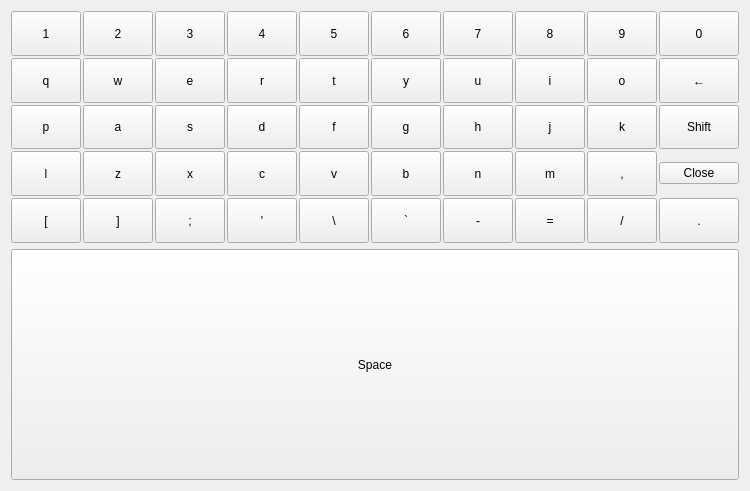
<?xml version="1.0" encoding="UTF-8"?>
<ui version="4.0">
 <class>QKeyBoard</class>
 <widget class="QWidget" name="QKeyBoard">
  <property name="geometry">
   <rect>
    <x>0</x>
    <y>0</y>
    <width>750</width>
    <height>491</height>
   </rect>
  </property>
  <property name="styleSheet">
   <string notr="true"/>
  </property>
  <layout class="QVBoxLayout" name="verticalLayout_2">
   <property name="spacing">
    <number>6</number>
   </property>
   <item>
    <widget class="QWidget" name="widgetMain" native="true">
     <property name="sizePolicy">
      <sizepolicy hsizetype="Preferred" vsizetype="Expanding">
       <horstretch>0</horstretch>
       <verstretch>0</verstretch>
      </sizepolicy>
     </property>
     <property name="styleSheet">
      <string notr="true"/>
     </property>
     <layout class="QGridLayout" name="gridLayout">
      <property name="leftMargin">
       <number>0</number>
      </property>
      <property name="topMargin">
       <number>0</number>
      </property>
      <property name="rightMargin">
       <number>0</number>
      </property>
      <property name="bottomMargin">
       <number>0</number>
      </property>
      <property name="spacing">
       <number>2</number>
      </property>
      <item row="7" column="10">
       <widget class="QPushButton" name="btnClose">
        <property name="focusPolicy">
         <enum>Qt::NoFocus</enum>
        </property>
        <property name="styleSheet">
         <string notr="true"/>
        </property>
        <property name="text">
         <string>Close</string>
        </property>
       </widget>
      </item>
      <item row="7" column="7">
       <widget class="QPushButton" name="btnm">
        <property name="sizePolicy">
         <sizepolicy hsizetype="Ignored" vsizetype="Expanding">
          <horstretch>0</horstretch>
          <verstretch>0</verstretch>
         </sizepolicy>
        </property>
        <property name="focusPolicy">
         <enum>Qt::NoFocus</enum>
        </property>
        <property name="text">
         <string>m</string>
        </property>
       </widget>
      </item>
      <item row="3" column="8">
       <widget class="QPushButton" name="btno">
        <property name="sizePolicy">
         <sizepolicy hsizetype="Ignored" vsizetype="Expanding">
          <horstretch>0</horstretch>
          <verstretch>0</verstretch>
         </sizepolicy>
        </property>
        <property name="focusPolicy">
         <enum>Qt::NoFocus</enum>
        </property>
        <property name="text">
         <string>o</string>
        </property>
       </widget>
      </item>
      <item row="8" column="8">
       <widget class="QPushButton" name="btnSlash">
        <property name="sizePolicy">
         <sizepolicy hsizetype="Ignored" vsizetype="Expanding">
          <horstretch>0</horstretch>
          <verstretch>0</verstretch>
         </sizepolicy>
        </property>
        <property name="focusPolicy">
         <enum>Qt::NoFocus</enum>
        </property>
        <property name="text">
         <string>/</string>
        </property>
       </widget>
      </item>
      <item row="4" column="7">
       <widget class="QPushButton" name="btnj">
        <property name="sizePolicy">
         <sizepolicy hsizetype="Ignored" vsizetype="Expanding">
          <horstretch>0</horstretch>
          <verstretch>0</verstretch>
         </sizepolicy>
        </property>
        <property name="focusPolicy">
         <enum>Qt::NoFocus</enum>
        </property>
        <property name="text">
         <string>j</string>
        </property>
       </widget>
      </item>
      <item row="8" column="6">
       <widget class="QPushButton" name="btnDash">
        <property name="sizePolicy">
         <sizepolicy hsizetype="Ignored" vsizetype="Expanding">
          <horstretch>0</horstretch>
          <verstretch>0</verstretch>
         </sizepolicy>
        </property>
        <property name="focusPolicy">
         <enum>Qt::NoFocus</enum>
        </property>
        <property name="text">
         <string>-</string>
        </property>
       </widget>
      </item>
      <item row="4" column="10">
       <widget class="QPushButton" name="btnShift">
        <property name="sizePolicy">
         <sizepolicy hsizetype="Ignored" vsizetype="Expanding">
          <horstretch>0</horstretch>
          <verstretch>0</verstretch>
         </sizepolicy>
        </property>
        <property name="focusPolicy">
         <enum>Qt::NoFocus</enum>
        </property>
        <property name="text">
         <string>Shift</string>
        </property>
       </widget>
      </item>
      <item row="4" column="2">
       <widget class="QPushButton" name="btns">
        <property name="sizePolicy">
         <sizepolicy hsizetype="Ignored" vsizetype="Expanding">
          <horstretch>0</horstretch>
          <verstretch>0</verstretch>
         </sizepolicy>
        </property>
        <property name="focusPolicy">
         <enum>Qt::NoFocus</enum>
        </property>
        <property name="text">
         <string>s</string>
        </property>
       </widget>
      </item>
      <item row="3" column="4">
       <widget class="QPushButton" name="btnt">
        <property name="sizePolicy">
         <sizepolicy hsizetype="Ignored" vsizetype="Expanding">
          <horstretch>0</horstretch>
          <verstretch>0</verstretch>
         </sizepolicy>
        </property>
        <property name="focusPolicy">
         <enum>Qt::NoFocus</enum>
        </property>
        <property name="text">
         <string>t</string>
        </property>
       </widget>
      </item>
      <item row="0" column="5">
       <widget class="QPushButton" name="btn6">
        <property name="sizePolicy">
         <sizepolicy hsizetype="Ignored" vsizetype="Expanding">
          <horstretch>0</horstretch>
          <verstretch>0</verstretch>
         </sizepolicy>
        </property>
        <property name="focusPolicy">
         <enum>Qt::NoFocus</enum>
        </property>
        <property name="text">
         <string>6</string>
        </property>
       </widget>
      </item>
      <item row="8" column="4">
       <widget class="QPushButton" name="btnBackslash">
        <property name="sizePolicy">
         <sizepolicy hsizetype="Ignored" vsizetype="Expanding">
          <horstretch>0</horstretch>
          <verstretch>0</verstretch>
         </sizepolicy>
        </property>
        <property name="focusPolicy">
         <enum>Qt::NoFocus</enum>
        </property>
        <property name="text">
         <string>\</string>
        </property>
       </widget>
      </item>
      <item row="3" column="10">
       <widget class="QPushButton" name="btnBackspace">
        <property name="sizePolicy">
         <sizepolicy hsizetype="Ignored" vsizetype="Expanding">
          <horstretch>0</horstretch>
          <verstretch>0</verstretch>
         </sizepolicy>
        </property>
        <property name="focusPolicy">
         <enum>Qt::NoFocus</enum>
        </property>
        <property name="text">
         <string>←</string>
        </property>
       </widget>
      </item>
      <item row="7" column="2">
       <widget class="QPushButton" name="btnx">
        <property name="sizePolicy">
         <sizepolicy hsizetype="Ignored" vsizetype="Expanding">
          <horstretch>0</horstretch>
          <verstretch>0</verstretch>
         </sizepolicy>
        </property>
        <property name="focusPolicy">
         <enum>Qt::NoFocus</enum>
        </property>
        <property name="text">
         <string>x</string>
        </property>
       </widget>
      </item>
      <item row="7" column="6">
       <widget class="QPushButton" name="btnn">
        <property name="sizePolicy">
         <sizepolicy hsizetype="Ignored" vsizetype="Expanding">
          <horstretch>0</horstretch>
          <verstretch>0</verstretch>
         </sizepolicy>
        </property>
        <property name="focusPolicy">
         <enum>Qt::NoFocus</enum>
        </property>
        <property name="text">
         <string>n</string>
        </property>
       </widget>
      </item>
      <item row="8" column="7">
       <widget class="QPushButton" name="btnEquals">
        <property name="sizePolicy">
         <sizepolicy hsizetype="Ignored" vsizetype="Expanding">
          <horstretch>0</horstretch>
          <verstretch>0</verstretch>
         </sizepolicy>
        </property>
        <property name="focusPolicy">
         <enum>Qt::NoFocus</enum>
        </property>
        <property name="text">
         <string>=</string>
        </property>
       </widget>
      </item>
      <item row="3" column="5">
       <widget class="QPushButton" name="btny">
        <property name="sizePolicy">
         <sizepolicy hsizetype="Ignored" vsizetype="Expanding">
          <horstretch>0</horstretch>
          <verstretch>0</verstretch>
         </sizepolicy>
        </property>
        <property name="focusPolicy">
         <enum>Qt::NoFocus</enum>
        </property>
        <property name="text">
         <string>y</string>
        </property>
       </widget>
      </item>
      <item row="8" column="2">
       <widget class="QPushButton" name="btnSemicolon">
        <property name="sizePolicy">
         <sizepolicy hsizetype="Ignored" vsizetype="Expanding">
          <horstretch>0</horstretch>
          <verstretch>0</verstretch>
         </sizepolicy>
        </property>
        <property name="focusPolicy">
         <enum>Qt::NoFocus</enum>
        </property>
        <property name="text">
         <string>;</string>
        </property>
       </widget>
      </item>
      <item row="7" column="0">
       <widget class="QPushButton" name="btnl">
        <property name="sizePolicy">
         <sizepolicy hsizetype="Ignored" vsizetype="Expanding">
          <horstretch>0</horstretch>
          <verstretch>0</verstretch>
         </sizepolicy>
        </property>
        <property name="focusPolicy">
         <enum>Qt::NoFocus</enum>
        </property>
        <property name="text">
         <string>l</string>
        </property>
       </widget>
      </item>
      <item row="4" column="1">
       <widget class="QPushButton" name="btna">
        <property name="sizePolicy">
         <sizepolicy hsizetype="Ignored" vsizetype="Expanding">
          <horstretch>0</horstretch>
          <verstretch>0</verstretch>
         </sizepolicy>
        </property>
        <property name="focusPolicy">
         <enum>Qt::NoFocus</enum>
        </property>
        <property name="text">
         <string>a</string>
        </property>
       </widget>
      </item>
      <item row="3" column="6">
       <widget class="QPushButton" name="btnu">
        <property name="sizePolicy">
         <sizepolicy hsizetype="Ignored" vsizetype="Expanding">
          <horstretch>0</horstretch>
          <verstretch>0</verstretch>
         </sizepolicy>
        </property>
        <property name="focusPolicy">
         <enum>Qt::NoFocus</enum>
        </property>
        <property name="text">
         <string>u</string>
        </property>
       </widget>
      </item>
      <item row="0" column="8">
       <widget class="QPushButton" name="btn9">
        <property name="sizePolicy">
         <sizepolicy hsizetype="Ignored" vsizetype="Expanding">
          <horstretch>0</horstretch>
          <verstretch>0</verstretch>
         </sizepolicy>
        </property>
        <property name="focusPolicy">
         <enum>Qt::NoFocus</enum>
        </property>
        <property name="text">
         <string>9</string>
        </property>
       </widget>
      </item>
      <item row="3" column="1">
       <widget class="QPushButton" name="btnw">
        <property name="sizePolicy">
         <sizepolicy hsizetype="Ignored" vsizetype="Expanding">
          <horstretch>0</horstretch>
          <verstretch>0</verstretch>
         </sizepolicy>
        </property>
        <property name="focusPolicy">
         <enum>Qt::NoFocus</enum>
        </property>
        <property name="text">
         <string>w</string>
        </property>
       </widget>
      </item>
      <item row="3" column="3">
       <widget class="QPushButton" name="btnr">
        <property name="sizePolicy">
         <sizepolicy hsizetype="Ignored" vsizetype="Expanding">
          <horstretch>0</horstretch>
          <verstretch>0</verstretch>
         </sizepolicy>
        </property>
        <property name="focusPolicy">
         <enum>Qt::NoFocus</enum>
        </property>
        <property name="text">
         <string>r</string>
        </property>
       </widget>
      </item>
      <item row="3" column="2">
       <widget class="QPushButton" name="btne">
        <property name="sizePolicy">
         <sizepolicy hsizetype="Ignored" vsizetype="Expanding">
          <horstretch>0</horstretch>
          <verstretch>0</verstretch>
         </sizepolicy>
        </property>
        <property name="focusPolicy">
         <enum>Qt::NoFocus</enum>
        </property>
        <property name="text">
         <string>e</string>
        </property>
       </widget>
      </item>
      <item row="3" column="0">
       <widget class="QPushButton" name="btnq">
        <property name="sizePolicy">
         <sizepolicy hsizetype="Ignored" vsizetype="Expanding">
          <horstretch>0</horstretch>
          <verstretch>0</verstretch>
         </sizepolicy>
        </property>
        <property name="focusPolicy">
         <enum>Qt::NoFocus</enum>
        </property>
        <property name="text">
         <string>q</string>
        </property>
       </widget>
      </item>
      <item row="3" column="7">
       <widget class="QPushButton" name="btni">
        <property name="sizePolicy">
         <sizepolicy hsizetype="Ignored" vsizetype="Expanding">
          <horstretch>0</horstretch>
          <verstretch>0</verstretch>
         </sizepolicy>
        </property>
        <property name="focusPolicy">
         <enum>Qt::NoFocus</enum>
        </property>
        <property name="text">
         <string>i</string>
        </property>
       </widget>
      </item>
      <item row="7" column="5">
       <widget class="QPushButton" name="btnb">
        <property name="sizePolicy">
         <sizepolicy hsizetype="Ignored" vsizetype="Expanding">
          <horstretch>0</horstretch>
          <verstretch>0</verstretch>
         </sizepolicy>
        </property>
        <property name="focusPolicy">
         <enum>Qt::NoFocus</enum>
        </property>
        <property name="text">
         <string>b</string>
        </property>
       </widget>
      </item>
      <item row="0" column="1">
       <widget class="QPushButton" name="btn2">
        <property name="sizePolicy">
         <sizepolicy hsizetype="Ignored" vsizetype="Expanding">
          <horstretch>0</horstretch>
          <verstretch>0</verstretch>
         </sizepolicy>
        </property>
        <property name="focusPolicy">
         <enum>Qt::NoFocus</enum>
        </property>
        <property name="text">
         <string>2</string>
        </property>
       </widget>
      </item>
      <item row="0" column="0">
       <widget class="QPushButton" name="btn1">
        <property name="sizePolicy">
         <sizepolicy hsizetype="Ignored" vsizetype="Expanding">
          <horstretch>0</horstretch>
          <verstretch>0</verstretch>
         </sizepolicy>
        </property>
        <property name="focusPolicy">
         <enum>Qt::NoFocus</enum>
        </property>
        <property name="text">
         <string>1</string>
        </property>
       </widget>
      </item>
      <item row="7" column="3">
       <widget class="QPushButton" name="btnc">
        <property name="sizePolicy">
         <sizepolicy hsizetype="Ignored" vsizetype="Expanding">
          <horstretch>0</horstretch>
          <verstretch>0</verstretch>
         </sizepolicy>
        </property>
        <property name="focusPolicy">
         <enum>Qt::NoFocus</enum>
        </property>
        <property name="text">
         <string>c</string>
        </property>
       </widget>
      </item>
      <item row="4" column="3">
       <widget class="QPushButton" name="btnd">
        <property name="sizePolicy">
         <sizepolicy hsizetype="Ignored" vsizetype="Expanding">
          <horstretch>0</horstretch>
          <verstretch>0</verstretch>
         </sizepolicy>
        </property>
        <property name="focusPolicy">
         <enum>Qt::NoFocus</enum>
        </property>
        <property name="text">
         <string>d</string>
        </property>
       </widget>
      </item>
      <item row="4" column="5">
       <widget class="QPushButton" name="btng">
        <property name="sizePolicy">
         <sizepolicy hsizetype="Ignored" vsizetype="Expanding">
          <horstretch>0</horstretch>
          <verstretch>0</verstretch>
         </sizepolicy>
        </property>
        <property name="focusPolicy">
         <enum>Qt::NoFocus</enum>
        </property>
        <property name="text">
         <string>g</string>
        </property>
       </widget>
      </item>
      <item row="0" column="6">
       <widget class="QPushButton" name="btn7">
        <property name="sizePolicy">
         <sizepolicy hsizetype="Ignored" vsizetype="Expanding">
          <horstretch>0</horstretch>
          <verstretch>0</verstretch>
         </sizepolicy>
        </property>
        <property name="focusPolicy">
         <enum>Qt::NoFocus</enum>
        </property>
        <property name="text">
         <string>7</string>
        </property>
       </widget>
      </item>
      <item row="4" column="8">
       <widget class="QPushButton" name="btnk">
        <property name="sizePolicy">
         <sizepolicy hsizetype="Ignored" vsizetype="Expanding">
          <horstretch>0</horstretch>
          <verstretch>0</verstretch>
         </sizepolicy>
        </property>
        <property name="focusPolicy">
         <enum>Qt::NoFocus</enum>
        </property>
        <property name="text">
         <string>k</string>
        </property>
       </widget>
      </item>
      <item row="4" column="6">
       <widget class="QPushButton" name="btnh">
        <property name="sizePolicy">
         <sizepolicy hsizetype="Ignored" vsizetype="Expanding">
          <horstretch>0</horstretch>
          <verstretch>0</verstretch>
         </sizepolicy>
        </property>
        <property name="focusPolicy">
         <enum>Qt::NoFocus</enum>
        </property>
        <property name="text">
         <string>h</string>
        </property>
       </widget>
      </item>
      <item row="7" column="1">
       <widget class="QPushButton" name="btnz">
        <property name="sizePolicy">
         <sizepolicy hsizetype="Ignored" vsizetype="Expanding">
          <horstretch>0</horstretch>
          <verstretch>0</verstretch>
         </sizepolicy>
        </property>
        <property name="focusPolicy">
         <enum>Qt::NoFocus</enum>
        </property>
        <property name="text">
         <string>z</string>
        </property>
       </widget>
      </item>
      <item row="0" column="2">
       <widget class="QPushButton" name="btn3">
        <property name="sizePolicy">
         <sizepolicy hsizetype="Ignored" vsizetype="Expanding">
          <horstretch>0</horstretch>
          <verstretch>0</verstretch>
         </sizepolicy>
        </property>
        <property name="focusPolicy">
         <enum>Qt::NoFocus</enum>
        </property>
        <property name="text">
         <string>3</string>
        </property>
       </widget>
      </item>
      <item row="4" column="4">
       <widget class="QPushButton" name="btnf">
        <property name="sizePolicy">
         <sizepolicy hsizetype="Ignored" vsizetype="Expanding">
          <horstretch>0</horstretch>
          <verstretch>0</verstretch>
         </sizepolicy>
        </property>
        <property name="focusPolicy">
         <enum>Qt::NoFocus</enum>
        </property>
        <property name="text">
         <string>f</string>
        </property>
       </widget>
      </item>
      <item row="0" column="7">
       <widget class="QPushButton" name="btn8">
        <property name="sizePolicy">
         <sizepolicy hsizetype="Ignored" vsizetype="Expanding">
          <horstretch>0</horstretch>
          <verstretch>0</verstretch>
         </sizepolicy>
        </property>
        <property name="focusPolicy">
         <enum>Qt::NoFocus</enum>
        </property>
        <property name="text">
         <string>8</string>
        </property>
       </widget>
      </item>
      <item row="0" column="4">
       <widget class="QPushButton" name="btn5">
        <property name="sizePolicy">
         <sizepolicy hsizetype="Ignored" vsizetype="Expanding">
          <horstretch>0</horstretch>
          <verstretch>0</verstretch>
         </sizepolicy>
        </property>
        <property name="focusPolicy">
         <enum>Qt::NoFocus</enum>
        </property>
        <property name="text">
         <string>5</string>
        </property>
       </widget>
      </item>
      <item row="8" column="3">
       <widget class="QPushButton" name="btnApostrophe">
        <property name="sizePolicy">
         <sizepolicy hsizetype="Ignored" vsizetype="Expanding">
          <horstretch>0</horstretch>
          <verstretch>0</verstretch>
         </sizepolicy>
        </property>
        <property name="focusPolicy">
         <enum>Qt::NoFocus</enum>
        </property>
        <property name="text">
         <string>'</string>
        </property>
       </widget>
      </item>
      <item row="4" column="0">
       <widget class="QPushButton" name="btnp">
        <property name="sizePolicy">
         <sizepolicy hsizetype="Ignored" vsizetype="Expanding">
          <horstretch>0</horstretch>
          <verstretch>0</verstretch>
         </sizepolicy>
        </property>
        <property name="focusPolicy">
         <enum>Qt::NoFocus</enum>
        </property>
        <property name="text">
         <string>p</string>
        </property>
       </widget>
      </item>
      <item row="0" column="3">
       <widget class="QPushButton" name="btn4">
        <property name="sizePolicy">
         <sizepolicy hsizetype="Ignored" vsizetype="Expanding">
          <horstretch>0</horstretch>
          <verstretch>0</verstretch>
         </sizepolicy>
        </property>
        <property name="focusPolicy">
         <enum>Qt::NoFocus</enum>
        </property>
        <property name="text">
         <string>4</string>
        </property>
       </widget>
      </item>
      <item row="7" column="4">
       <widget class="QPushButton" name="btnv">
        <property name="sizePolicy">
         <sizepolicy hsizetype="Ignored" vsizetype="Expanding">
          <horstretch>0</horstretch>
          <verstretch>0</verstretch>
         </sizepolicy>
        </property>
        <property name="focusPolicy">
         <enum>Qt::NoFocus</enum>
        </property>
        <property name="text">
         <string>v</string>
        </property>
       </widget>
      </item>
      <item row="0" column="10">
       <widget class="QPushButton" name="btn0">
        <property name="sizePolicy">
         <sizepolicy hsizetype="Ignored" vsizetype="Expanding">
          <horstretch>0</horstretch>
          <verstretch>0</verstretch>
         </sizepolicy>
        </property>
        <property name="focusPolicy">
         <enum>Qt::NoFocus</enum>
        </property>
        <property name="text">
         <string>0</string>
        </property>
       </widget>
      </item>
      <item row="7" column="8">
       <widget class="QPushButton" name="btnComma">
        <property name="sizePolicy">
         <sizepolicy hsizetype="Ignored" vsizetype="Expanding">
          <horstretch>0</horstretch>
          <verstretch>0</verstretch>
         </sizepolicy>
        </property>
        <property name="focusPolicy">
         <enum>Qt::NoFocus</enum>
        </property>
        <property name="text">
         <string>,</string>
        </property>
       </widget>
      </item>
      <item row="8" column="0">
       <widget class="QPushButton" name="btnOther2">
        <property name="sizePolicy">
         <sizepolicy hsizetype="Ignored" vsizetype="Expanding">
          <horstretch>0</horstretch>
          <verstretch>0</verstretch>
         </sizepolicy>
        </property>
        <property name="focusPolicy">
         <enum>Qt::NoFocus</enum>
        </property>
        <property name="text">
         <string>[</string>
        </property>
       </widget>
      </item>
      <item row="8" column="5">
       <widget class="QPushButton" name="btnOther1">
        <property name="sizePolicy">
         <sizepolicy hsizetype="Ignored" vsizetype="Expanding">
          <horstretch>0</horstretch>
          <verstretch>0</verstretch>
         </sizepolicy>
        </property>
        <property name="focusPolicy">
         <enum>Qt::NoFocus</enum>
        </property>
        <property name="text">
         <string>`</string>
        </property>
       </widget>
      </item>
      <item row="8" column="1">
       <widget class="QPushButton" name="btnOther3">
        <property name="sizePolicy">
         <sizepolicy hsizetype="Ignored" vsizetype="Expanding">
          <horstretch>0</horstretch>
          <verstretch>0</verstretch>
         </sizepolicy>
        </property>
        <property name="focusPolicy">
         <enum>Qt::NoFocus</enum>
        </property>
        <property name="text">
         <string>]</string>
        </property>
       </widget>
      </item>
      <item row="8" column="10">
       <widget class="QPushButton" name="btnDot">
        <property name="sizePolicy">
         <sizepolicy hsizetype="Ignored" vsizetype="Expanding">
          <horstretch>0</horstretch>
          <verstretch>0</verstretch>
         </sizepolicy>
        </property>
        <property name="focusPolicy">
         <enum>Qt::NoFocus</enum>
        </property>
        <property name="text">
         <string>.</string>
        </property>
       </widget>
      </item>
     </layout>
    </widget>
   </item>
   <item>
    <widget class="QPushButton" name="btnSpace">
     <property name="sizePolicy">
      <sizepolicy hsizetype="Ignored" vsizetype="Expanding">
       <horstretch>0</horstretch>
       <verstretch>0</verstretch>
      </sizepolicy>
     </property>
     <property name="focusPolicy">
      <enum>Qt::NoFocus</enum>
     </property>
     <property name="text">
      <string>Space</string>
     </property>
    </widget>
   </item>
  </layout>
 </widget>
 <resources/>
 <connections/>
</ui>
